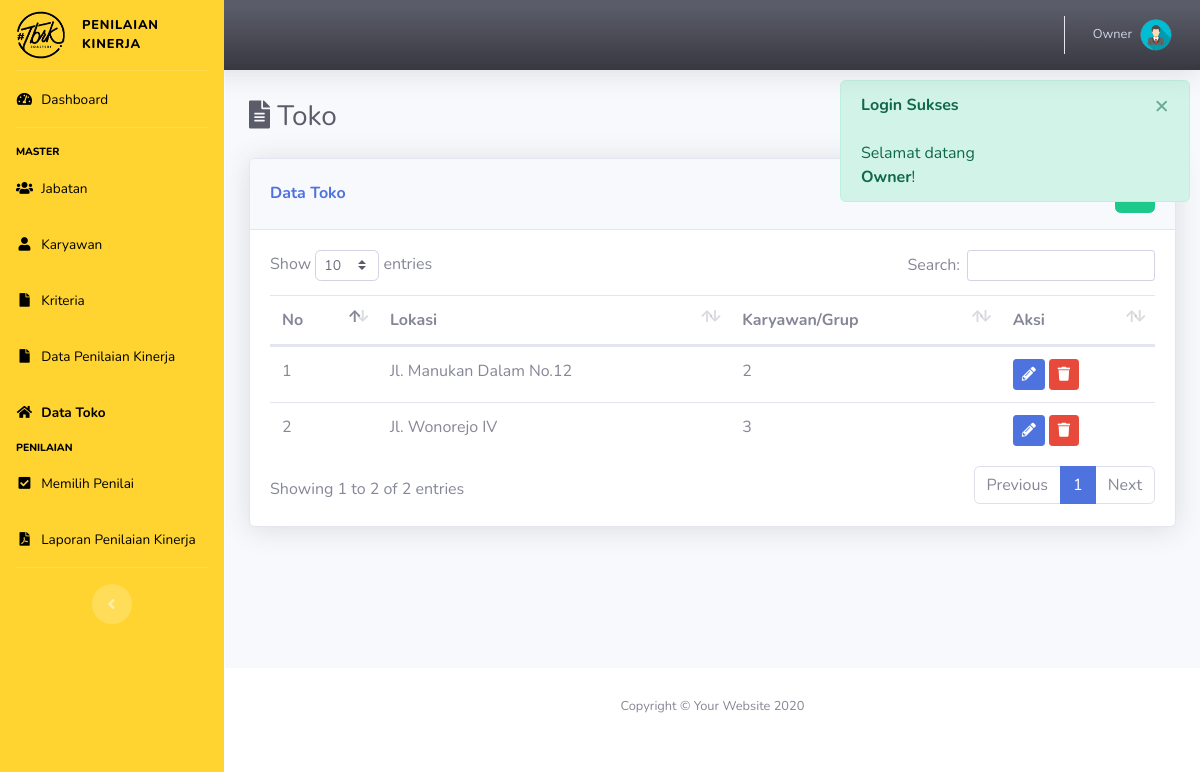
Screenshot of /index.php?p=toko (signed in) with the database file from the repository.
### tables this page shows
CREATE TABLE `toko` (
  `id_toko` int(11) NOT NULL,
  `lokasi` varchar(50) NOT NULL,
  `setting_jml` varchar(50) NOT NULL
);

### pages/toko.php (the view, shortened to what this page needs)
<div class="d-sm-flex align-items-center justify-content-between mb-4">
    <h1 class="h3 mb-0 text-gray-800"> <i class="fa fa-file-alt"></i> Toko</h1>
</div>
<?php
	$ket = "Data";
?>
<div class="row row_angket">
	<div class="col mb-4">
		<div class="card shadow mb-4">
            <div class="card-header py-3 d-flex flex-row align-items-center justify-content-between">
                <h6 class="m-0 font-weight-bold text-primary"><?= ucfirst($ket); ?> Toko</h6>
                <?php
                if(!isset($_GET['ket'])){
                ?>
                <div class="dropdown no-arrow">
                    <a href="index.php?p=toko&ket=tambah" class="btn btn-success" data-toggle="tooltip" data-placement="top" title="Tambah Data"><i class="fa fa-plus"></i></a>
                </div>
            	<?php } ?>
            </div>
            <div class="card-body">
            <?php
            	if(!isset($form)):
            ?>
            	<table class="table dataTable">
            		<thead>
            			<tr>
            				<th>No</th>
            				<th>Lokasi</th>
                            <th>Karyawan/Grup</th>
            				<th>Aksi</th>
            			</tr>
            		</thead>
            		<tbody>
            		<?php
            			$i=0;
                        $sql = "SELECT * FROM toko";
            			$q = mysqli_query($con, $sql);
            			while($row = mysqli_fetch_array($q)):
            		?>
            			<tr>
            				<td><?= ++$i; ?></td>
                            <td><?= $row['lokasi']; ?></td>
                            <td><?= $row['setting_jml'];?></td>
            				<td>
                                <a href="index.php?p=toko&ket=ubah&id=<?= $row['id_toko'] ?>" class="btn btn-sm btn-primary" data-toggle="tooltip" data-placement="top" title="Ubah Data"><i class="fa fa-pencil-alt"></i></a>
                                <button type="button" class="btn btn-sm btn-danger btn-hapus" data-id="<?= $row['id_toko'] ?>" data-toggle="tooltip" data-placement="top" title="Hapus">
                                    <i class="fa fa-trash"></i>
                                </button>
                            </td>
            			</tr>
            		<?php endwhile; ?>
            		</tbody>
            	</table>
            	<?php endif; ?>
            </div>
        </div>
    </div>
</div>

### rows the page displays
toko: lokasi "Jl. Manukan Dalam No.12", setting_jml "2"
toko: lokasi "Jl. Wonorejo IV", setting_jml "3"

### other values shown
$_SESSION['name'] "Owner"
$ket "Data"
$_SESSION["flash"]["head"] "Login Sukses"
$_SESSION["flash"]["msg"] "Selamat datang Owner !"
